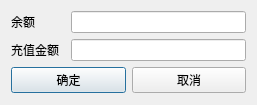
<?xml version="1.0" encoding="UTF-8"?>
<ui version="4.0">
 <class>ChargeDialog</class>
 <widget class="QDialog" name="ChargeDialog">
  <property name="geometry">
   <rect>
    <x>0</x>
    <y>0</y>
    <width>257</width>
    <height>105</height>
   </rect>
  </property>
  <property name="windowTitle">
   <string>Dialog</string>
  </property>
  <property name="modal">
   <bool>true</bool>
  </property>
  <layout class="QVBoxLayout" name="verticalLayout">
   <item>
    <layout class="QHBoxLayout" name="horizontalLayout_3">
     <item>
      <widget class="QLabel" name="lbMoney">
       <property name="minimumSize">
        <size>
         <width>54</width>
         <height>12</height>
        </size>
       </property>
       <property name="maximumSize">
        <size>
         <width>54</width>
         <height>12</height>
        </size>
       </property>
       <property name="text">
        <string>余额</string>
       </property>
      </widget>
     </item>
     <item>
      <widget class="QLineEdit" name="leMoney">
       <property name="readOnly">
        <bool>true</bool>
       </property>
      </widget>
     </item>
    </layout>
   </item>
   <item>
    <layout class="QHBoxLayout" name="horizontalLayout_2">
     <item>
      <widget class="QLabel" name="lbCharge">
       <property name="minimumSize">
        <size>
         <width>54</width>
         <height>12</height>
        </size>
       </property>
       <property name="maximumSize">
        <size>
         <width>54</width>
         <height>12</height>
        </size>
       </property>
       <property name="text">
        <string>充值金额</string>
       </property>
      </widget>
     </item>
     <item>
      <widget class="QLineEdit" name="leCharge">
       <property name="readOnly">
        <bool>false</bool>
       </property>
      </widget>
     </item>
    </layout>
   </item>
   <item>
    <layout class="QHBoxLayout" name="horizontalLayout">
     <item>
      <widget class="QPushButton" name="btnConfirm">
       <property name="text">
        <string>确定</string>
       </property>
      </widget>
     </item>
     <item>
      <widget class="QPushButton" name="btnCancel">
       <property name="text">
        <string>取消</string>
       </property>
      </widget>
     </item>
    </layout>
   </item>
  </layout>
 </widget>
 <resources/>
 <connections/>
</ui>
